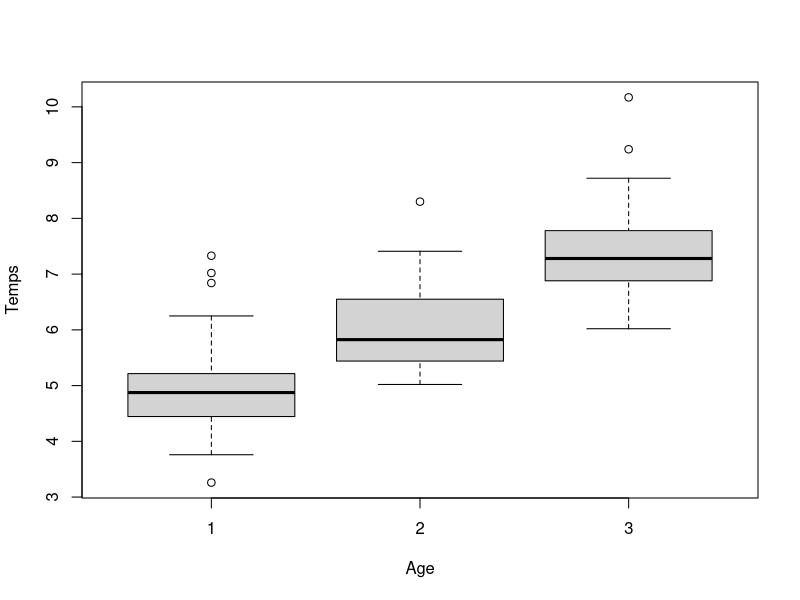

This figure's R source:
data=read.table("Scout.txt",header=T)
attach(data)

#1
boxplot(Temps~Age)
#on voit que le temps dehors augmente avec la catégorie d'age

#2
#le para de position utilisé est la médiane
#le parametre de dispersion est EIQ
#le para de dissymétrie est Yule Kendall

#on crée des vecteurs en fonction de la cat d'age
temps_age1=Temps[Age==1]
temps_age2=Temps[Age==2]
temps_age3=Temps[Age==3]

#mediane
median(temps_age1)

#eiq
quantile(temps_age1,0.75)-quantile(temps_age1,0.25)

#Yule Kendall (Q3 + Q1-2*mediane)/(Q3-Q1)
(quantile(temps_age1,0.75)+quantile(temps_age1,0.25)-2*median(temps_age1))/(quantile(temps_age1, 0.75)-quantile(temps_age1,0.25))

#la dispersion est plus ou moins la meme pour tous les groupes
#la mediane augmente en fonction du groupe
#dissymetrie à droite pour age 1, a gauche pour age 2 et 
#symetrie pour age 3

#3
#cf dans le cours

#4
#oui le temps passé dehors depend de l'age, on voit par exemple
#dans les boxplot que la mediane, augment en fonction de l'age
#meme constat dans le point 2
#dans le point 3, on voit que la plus grande partie de la variance
#est explique par la variance entre les groupes
#ca veut dire que c'est le fait d'appartenir a des groupes differents
#qui fait varier le plus (donc influence du groupe d'age)
#les deux variables sont donc dependantes